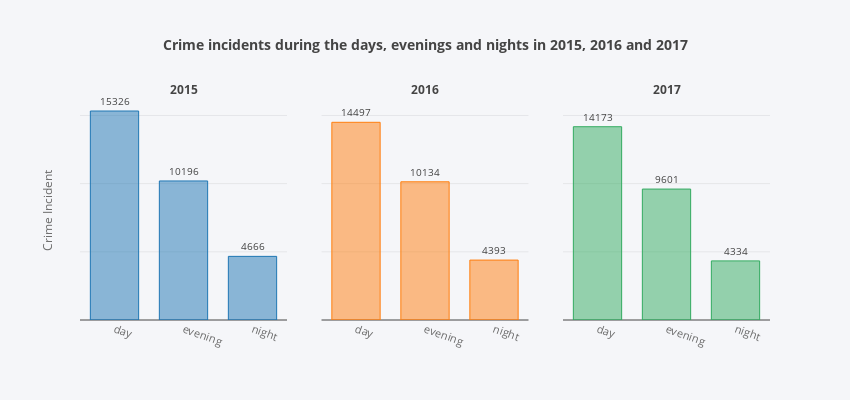

This figure's notebook cell:
### Markdown cell above
### What time of the day did most crime incidents occur in 2015, 2016 and 2017?

### Code cell
# summarize and sort data
crime_time = xdf.groupby(['YEAR', 'QUART']).agg({'QUART': 'count'}).rename(columns={'QUART':'COUNT'}).reset_index()

tot =[crime_time[crime_time['YEAR']==year].sort_values('COUNT', ascending=False) for year in yearlist]
timedf = pd.concat(tot, ignore_index=True)

# display result in crosstab
display(pd.crosstab(index=timedf['YEAR'], columns=timedf['QUART'], values=timedf['COUNT'], aggfunc=sum))

# define chart data and plot
data = timedf
chdata = {'trace_data':data, 'x':'QUART', 'y':'COUNT'}
chlayout= {'height':400, 'width':850, 'title':"<b>Crime incidents during the days, evenings and nights in 2015, 2016 and 2017</b>", 'yaxistitle':'Crime Incident','tickangle':20}

plotchart(chdata, chlayout, titlelist, yearlist, subtitlelist=yearlist)

### Figure 1 — Plotly figure (JSON) as saved in the notebook; plotly's stock layout.template omitted (floating-point values rounded to 4 significant figures)
{"data": [{"cliponaxis": false, "hoverinfo": "text", "marker": {"color": "rgba(31, 119, 180, 0.5)", "line": {"color": "rgba(31, 119, 180, 1.0)", "width": 1}}, "name": "Burglary", "outsidetextfont": {"size": "10"}, "text": [15326, 10196, 4666], "textposition": "outside", "type": "bar", "width": 0.7, "x": ["day", "evening", "night"], "xaxis": "x1", "y": [15326, 10196, 4666], "yaxis": "y1"}, {"cliponaxis": false, "hoverinfo": "text", "marker": {"color": "rgba(255, 127, 14, 0.5)", "line": {"color": "rgba(255, 127, 14, 1.0)", "width": 1}}, "name": "Vehicle contents or parts theft", "outsidetextfont": {"size": "10"}, "text": [14497, 10134, 4393], "textposition": "outside", "type": "bar", "width": 0.7, "x": ["day", "evening", "night"], "xaxis": "x2", "y": [14497, 10134, 4393], "yaxis": "y1"}, {"cliponaxis": false, "hoverinfo": "text", "marker": {"color": "rgba(50, 171, 96, 0.5)", "line": {"color": "rgba(50, 171, 96, 1.0)", "width": 1}}, "name": "Misdemeanor", "outsidetextfont": {"size": "10"}, "text": [14173, 9601, 4334], "textposition": "outside", "type": "bar", "width": 0.7, "x": ["day", "evening", "night"], "xaxis": "x3", "y": [14173, 9601, 4334], "yaxis": "y1"}], "layout": {"annotations": [{"font": {"size": 12}, "showarrow": false, "text": "<b>2015</b>", "x": 0.15, "xanchor": "center", "xref": "paper", "y": 1, "yanchor": "bottom", "yref": "paper"}, {"font": {"size": 12}, "showarrow": false, "text": "<b>2016</b>", "x": 0.5, "xanchor": "center", "xref": "paper", "y": 1, "yanchor": "bottom", "yref": "paper"}, {"font": {"size": 12}, "showarrow": false, "text": "<b>2017</b>", "x": 0.85, "xanchor": "center", "xref": "paper", "y": 1, "yanchor": "bottom", "yref": "paper"}], "autosize": false, "height": 400, "paper_bgcolor": "rgba(245, 246, 249, 1)", "plot_bgcolor": "rgba(245, 246, 249, 1)", "showlegend": false, "title": "<b>Crime incidents during the days, evenings and nights in 2015, 2016 and 2017</b>", "titlefont": {"size": 14}, "width": 850, "xaxis1": {"anchor": "y1", "domain": [0, 0.3], "tickangle": 20, "tickfont": {"color": "rgb(107, 107, 107)", "size": 11}, "titlefont": {"color": "rgb(107, 107, 107)", "size": 11}}, "xaxis2": {"anchor": "free", "domain": [0.35, 0.65], "position": 0, "tickangle": 20, "tickfont": {"color": "rgb(107, 107, 107)", "size": 11}, "titlefont": {"color": "rgb(107, 107, 107)", "size": 11}}, "xaxis3": {"anchor": "free", "domain": [0.7, 1], "position": 0, "tickangle": 20, "tickfont": {"color": "rgb(107, 107, 107)", "size": 11}, "titlefont": {"color": "rgb(107, 107, 107)", "size": 11}}, "yaxis1": {"anchor": "x1", "domain": [0, 1], "showgrid": true, "showticklabels": false, "title": "Crime Incident", "titlefont": {"color": "rgb(107, 107, 107)", "size": 12}}, "yaxis2": {"showgrid": true, "showticklabels": false, "title": "Crime Incident", "titlefont": {"color": "rgb(107, 107, 107)", "size": 12}}, "yaxis3": {"showgrid": true, "showticklabels": false, "title": "Crime Incident", "titlefont": {"color": "rgb(107, 107, 107)", "size": 12}}}}
